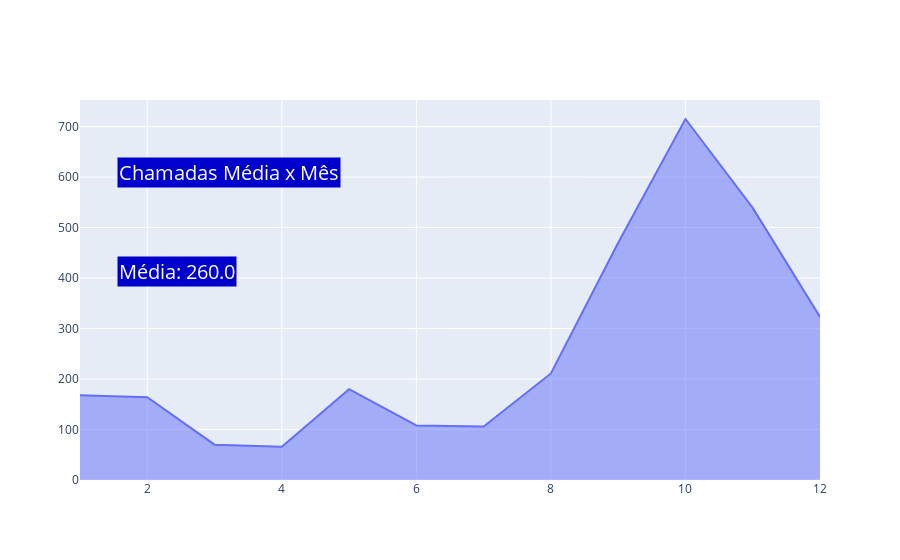

Write notebook code for a chart like this one.
### Markdown cell above
Gráfico: Média de Chamadas x Mês
_______________________________________

### Code cell
#Agrupamos a quantidade de chamados por mês, representado pela coluna 'Chamadas Realizadas', por 'Mês', aplicando o seu index padrão com o 'reset.index()'
gpChamadasM = df.groupby('Mês')['Chamadas Realizadas'].sum().reset_index()

#Criamos um gráfico de linha, representando no eixo x o mês e no eixo y a soma das chamadas realizadas.
grafChamadasM = go.Figure(
    go.Scatter(
        x = gpChamadasM['Mês'],
        y = gpChamadasM['Chamadas Realizadas'],
        mode = 'lines',
        fill = 'tonexty' 
    )
)

#Adicionamos uma anotação, apenas para dar um título ao gráfico.
grafChamadasM.add_annotation(
    text = 'Chamadas Média x Mês',
    xref = "paper",
    yref = "paper",
    
    #Temos abaixo algumas configurações como de tamanho, cor da letra, alinhamento e o background da anotação
    font = dict (
        size = 20,
        color = 'white',
    ),
    align = "center",
    bgcolor = "rgba(0,0,0.8)",
    
    #Aqui é a posição da notação/título do gráfico.
    x = 0.05,
    y = 0.85,
    showarrow = False
)

#Adicionamos uma anotação com cálculo de média, para facilitar a visualização da informação, deixando esta média com duas casas decimais.
grafChamadasM.add_annotation(
    text =f"Média: {round(gpChamadasM['Chamadas Realizadas'].mean(), 2)}",
    xref = "paper",
    yref = "paper",
    font = dict(
                size = 20,
                color = 'white'
    ),
    align = "center",
    bgcolor = "rgba(0,0,0.8)",
    x = 0.05,
    y = 0.55,
    showarrow = False        
)

### Figure 1 — Plotly figure (JSON) as saved in the notebook; plotly's stock layout.template omitted (floating-point values rounded to 4 significant figures)
{"data": [{"fill": "tonexty", "mode": "lines", "type": "scatter", "x": [1, 2, 3, 4, 5, 6, 7, 8, 9, 10, 11, 12], "y": [168, 164, 70, 66, 180, 108, 106, 211, 470, 715, 539, 323]}], "layout": {"annotations": [{"align": "center", "bgcolor": "rgb(0, 0, 204)", "font": {"color": "white", "size": 20}, "showarrow": false, "text": "Chamadas Média x Mês", "x": 0.05, "xref": "paper", "y": 0.85, "yref": "paper"}, {"align": "center", "bgcolor": "rgb(0, 0, 204)", "font": {"color": "white", "size": 20}, "showarrow": false, "text": "Média: 260.0", "x": 0.05, "xref": "paper", "y": 0.55, "yref": "paper"}], "autosize": true, "xaxis": {"autorange": true, "range": [1, 12], "type": "linear"}, "yaxis": {"autorange": true, "range": [0, 752.6], "type": "linear"}}}
